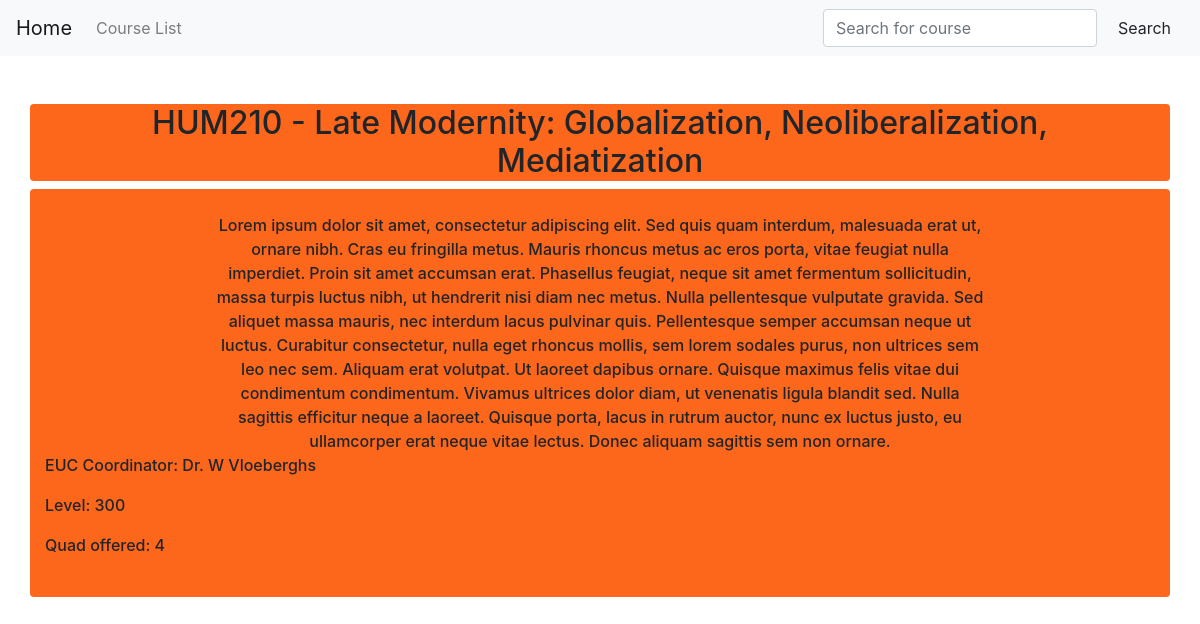
Page /studytool_app/course/Late Modernity: Globalization, Neoliberalization, Mediatization/ on the committed database.
### studytool_app/models.py (models this page shows, shortened)
class Course(models.Model):
    name = models.CharField(max_length = 200)
    code = models.CharField(max_length = 200)
    coordinator = models.CharField(max_length = 200, blank = True)
    euc_coordinator = models.CharField(max_length = 200)
    euc_coordinator_email = models.EmailField(max_length = 100,  blank = True)
    prereqs = models.CharField(max_length = 3000, blank = True)
    level = models.IntegerField()
    quad = models.IntegerField()
    blurb = models.CharField(max_length = 3000, blank = True)
    note = models.CharField(max_length = 3000, blank = True)

### studytool_app/views.py (the view)
# urls.py: path("course/<str:course_name>/", views.course, name = "course"),
def course(request, course_name):
    course = Course.objects.get(name = course_name)
    context = {"course": course}
    return render(request, "studytool_app/course.html", context)

### studytool_app/templates/studytool_app/course.html (shortened to what this page needs)
{% extends "studytool_app/parent.html" %}
{% block body %}
<br>
<div class="container rounded" style ="background-color: #fc671b">
  <center><h2>{{course.code}} - {{course.name}}</h2></center>
</div>
<div class="container rounded" style ="background-color: #fc671b; font-weight:500">
  <br>
  <div class="mx-auto" style="width: 70%">
    <center>{{course.blurb}}</center>
  </div>
  <p> EUC Coordinator: {{course.euc_coordinator}} </p>
  <p> Level: {{course.level}} </p>
  <p> Quad offered: {{course.quad}} </p>
  <br>
</div>
{% endblock %}

### rows in the picture
Course: code "HUM210", name "Late Modernity: Globalization, Neoliberalization, Mediatization", blurb "Lorem ipsum dolor sit amet, consectetur adipiscing elit. Sed quis quam interdum, malesuada erat ut, ornare nibh. Cras eu fringilla metus. Mauris rhoncus metus ac eros porta, vitae feugiat nulla imperdiet. Proin sit amet accumsan erat. Phasellus feugiat, neque sit amet fermentum sollicitudin, massa turpis luctus nibh, ut hendrerit nisi diam nec metus. Nulla pellentesque vulputate gravida. Sed aliquet massa mauris, nec interdum lacus pulvinar quis. Pellentesque semper accumsan neque ut luctus. Curabitur consectetur, nulla eget rhoncus mollis, sem lorem sodales purus, non ultrices sem leo nec sem. Aliquam erat volutpat. Ut laoreet dapibus ornare. Quisque maximus felis vitae dui condimentum…", euc_coordinator "Dr. W Vloeberghs", level "300", quad "4"
